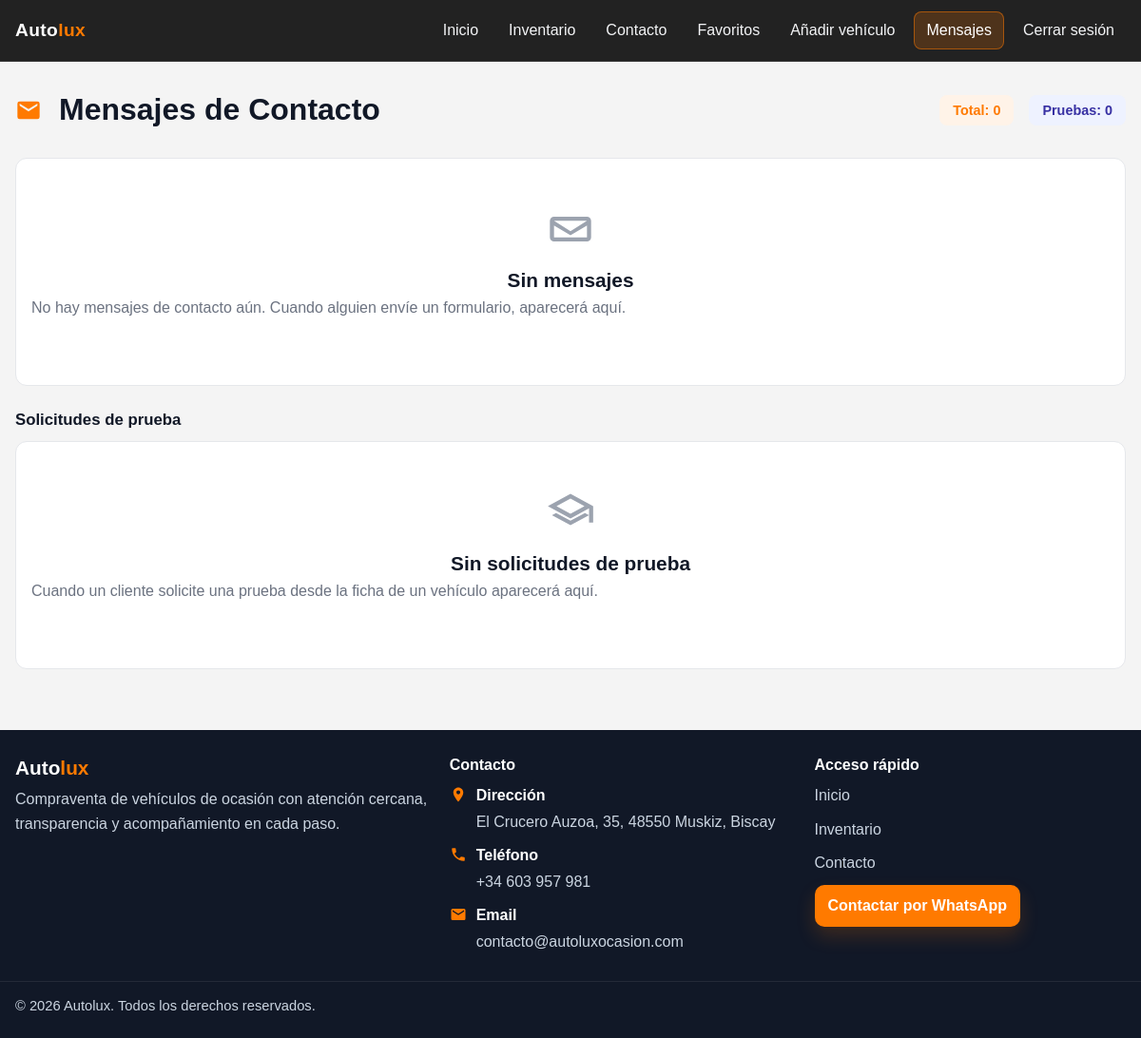
The app's page /mensajes-contacto/ (signed in), older data.
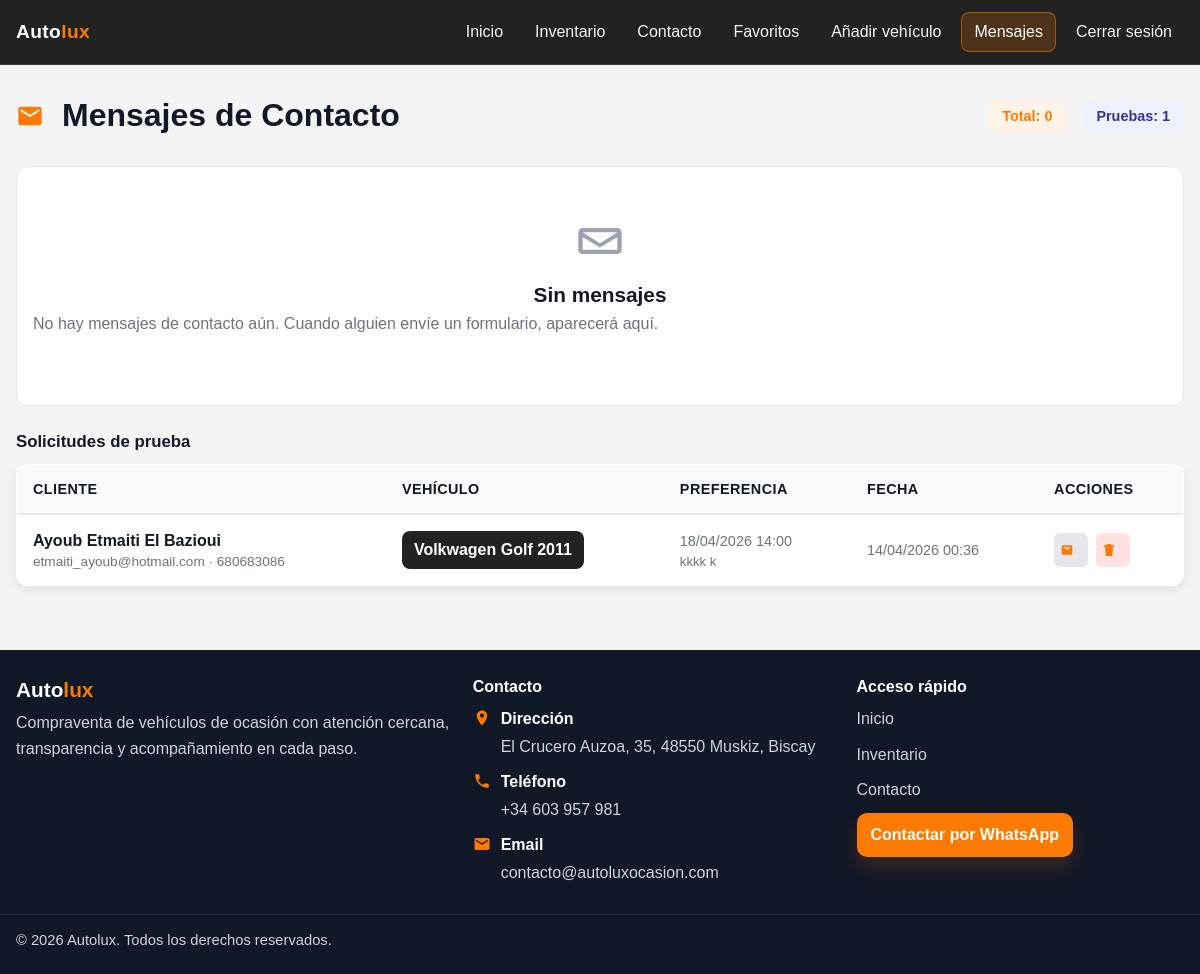
The same page, newer data.
### Web/models.py (models this page shows, shortened)
class TestDriveRequest(models.Model):
    stock = models.ForeignKey(Stock, on_delete=models.CASCADE, related_name='test_drive_requests')
    name = models.CharField(max_length=120)
    email = models.EmailField()
    phone = models.CharField(max_length=20, blank=True)
    preferred_date = models.CharField(max_length=40, blank=True)
    preferred_datetime = models.DateTimeField(blank=True, null=True)
    message = models.TextField(blank=True)
    created_at = models.DateTimeField(auto_now_add=True)
    is_read = models.BooleanField(default=False)
    class Meta:
        ordering = ['-created_at']

class Stock(models.Model):
    Titulo = models.CharField(max_length=100)
    Matricula = models.CharField(max_length=16, blank=True, null=True)
    VIN = models.CharField(
        max_length=17,
        blank=True,
        null=True,
        validators=[RegexValidator(regex=r'^[A-HJ-NPR-Z0-9]{17}$', message='VIN inválido (17 caracteres alfanuméricos, sin I, O, Q).')]
    )
    Descrepción = models.TextField(blank=True)
    Fecha_de_creación = models.DateTimeField(auto_now_add=True)
    Ultima_actualización = models.DateTimeField(auto_now=True)
    Año = models.PositiveSmallIntegerField(validators=[ MinValueValidator(1000), MaxValueValidator(9999) ])
    Kilometros = models.PositiveIntegerField(blank=True, null=True, validators=[MinValueValidator(0)])
    Versión = models.CharField(max_length=80, blank=True, null=True)
    Carrocería = models.CharField(max_length=50, blank=True, null=True)
    Puertas = models.PositiveSmallIntegerField(blank=True, null=True, validators=[MinValueValidator(1), MaxValueValidator(9)])
    Tracción = models.CharField(max_length=50, blank=True, null=True)
    Fecha_matriculación = models.CharField(max_length=30, blank=True, null=True)
    Marca = models.CharField(max_length=50)
    Modelo = models.CharField(max_length=50)
    Motor = models.DecimalField(max_digits=5, decimal_places=2)
    Transmisión = models.CharField(max_length=50)
    Combustible = models.CharField(max_length=50)
    color= models.CharField(max_length=30)
    Precio = models.DecimalField(max_digits=10, decimal_places=2)
    Vendido = models.BooleanField(default=False)
    Usario = models.ForeignKey('auth.User', on_delete=models.CASCADE)
    Foto = models.ImageField(upload_to='car_photos/', blank=True, null=True)

### Web/views.py (the view, shortened to what this page needs)
# urls.py: path('mensajes-contacto/',  views.contact_messages_admin, name='contact_messages_admin'),
@login_required
def contact_messages_admin(request):
    if not request.user.is_staff:
        messages.error(request, 'No tienes permisos para acceder a esta página.')
        return redirect('home')
    open_test_drive_id = (request.GET.get('open_test_drive') or '').strip()
    if request.method == 'POST' and 'mark_read_message' in request.POST:
        msg_id = request.POST.get('mark_read_message')
        updated = ContactMessage.objects.filter(id=msg_id, is_read=False).update(is_read=True)
        if request.headers.get('x-requested-with') == 'XMLHttpRequest':
            return JsonResponse({'ok': True, 'updated': bool(updated)})
        return redirect('contact_messages_admin')
    if request.method == 'POST' and 'mark_all_read' in request.POST:
        ContactMessage.objects.filter(is_read=False).update(is_read=True)
        messages.success(request, 'Todos los mensajes han sido marcados como leídos.')
        return redirect('contact_messages_admin')
    if request.method == 'POST' and 'mark_all_test_drive_read' in request.POST:
        TestDriveRequest.objects.filter(is_read=False).update(is_read=True)
        messages.success(request, 'Todas las solicitudes de prueba han sido marcadas como leídas.')
        return redirect('contact_messages_admin')
    if request.method == 'POST' and 'mark_read_test_drive' in request.POST:
        request_id = request.POST.get('mark_read_test_drive')
        updated = TestDriveRequest.objects.filter(id=request_id, is_read=False).update(is_read=True)
        if updated:
            messages.success(request, 'Solicitud marcada como leída.')
        return redirect('contact_messages_admin')
    if request.method == 'POST' and 'mark_unread_test_drive' in request.POST:
        request_id = request.POST.get('mark_unread_test_drive')
        updated = TestDriveRequest.objects.filter(id=request_id, is_read=True).update(is_read=False)
        if updated:
            messages.success(request, 'Solicitud marcada como no leída.')
        return redirect('contact_messages_admin')
    all_messages = ContactMessage.objects.all()
    unread_count = all_messages.filter(is_read=False).count()
    test_drive_requests = TestDriveRequest.objects.select_related('stock').all()
    unread_test_drive_count = test_drive_requests.filter(is_read=False).count()
    context = {
        'messages_list': all_messages,
        'unread_count': unread_count,
        'test_drive_requests': test_drive_requests,
        'unread_test_drive_count': unread_test_drive_count,
    }
    return render(request, 'contact_messages_admin.html', context)

### Web/templates/contact_messages_admin.html (shortened to what this page needs)
{% extends 'base.html' %}
{% block content %}
<div class="admin-panel">
    <div class="admin-header">
        <h1 class="title-with-icon">
            <span class="ui-icon" aria-hidden="true">
                <svg viewBox="0 0 24 24" focusable="false"><path d="M20 4H4a2 2 0 0 0-2 2v12a2 2 0 0 0 2 2h16a2 2 0 0 0 2-2V6a2 2 0 0 0-2-2zm0 4-8 5-8-5V6l8 5 8-5v2z"/></svg>
            </span>
            Mensajes de Contacto
        </h1>
        <div class="admin-stats">
            <span class="stat-badge">Total: {{ messages_list.count }}</span>
            <span class="stat-badge stat-badge-tests">Pruebas: {{ test_drive_requests.count }}</span>
        </div>
    </div>
    {% if messages_list %}
    <div class="admin-actions-wrap">
        <form method="post" class="form-inline">
            {% csrf_token %}
            {% if unread_count > 0 %}
            <button type="submit" name="mark_all_read" class="admin-btn primary" data-confirm="¿Marcar todos como leídos?">
                <span class="ui-icon" aria-hidden="true">
                    <svg viewBox="0 0 24 24" focusable="false"><path d="M9 16.17 4.83 12 3.41 13.41 9 19l12-12-1.41-1.41z"/></svg>
                </span>
                   Marcar todos como leídos
            </button>
            {% endif %}
        </form>
    </div>
    <table class="messages-table">
        <thead>
            <tr>
                <th>De</th>
                <th>Asunto</th>
                <th>Fecha</th>
                <th>Acciones</th>
            </tr>
        </thead>
        <tbody>
            {% for msg in messages_list %}
            <tr id="message-row-{{ msg.id }}" class="message-row {% if not msg.is_read %}unread{% endif %}">
                <td>
                    <div class="message-from">
                        <span class="message-name">{{ msg.name }}</span>
                        <span class="message-email">{{ msg.email }}</span>
                    </div>
                </td>
                <td>
                    <span class="subject-cell">
                        {{ msg.subject }}
                        {% if not msg.is_read %}<span id="message-unread-badge-{{ msg.id }}" class="unread-badge">NUEVA</span>{% endif %}
                    </span>
                </td>
                <td>
                    <span class="message-date">{{ msg.created_at|date:"d/m/Y H:i" }}</span>
                </td>
                <td>
                    <div class="message-actions">
                        {% if not msg.is_read %}
                        <form method="post" class="form-inline">
                            {% csrf_token %}
                            <input type="hidden" name="mark_read_message" value="{{ msg.id }}">
                            <button type="submit" class="action-btn mark-read icon-only" title="Marcar como leída" aria-label="Marcar como leída">
                                <span class="ui-icon" aria-hidden="true">
                                    <svg viewBox="0 0 24 24" focusable="false">
                                        <path d="M12 4 2.5 9l9.5 5 9.5-5L12 4zm0 12L4 11.8V19h16v-7.2L12 16z"/>
                                    </svg>
                                </span>
                            </button>
                        </form>
                        {% endif %}
                        <button type="button" class="action-btn view" data-open-message data-message-id="{{ msg.id }}" data-name="{{ msg.name }}" data-email="{{ msg.email }}" data-phone="{{ msg.phone }}" data-subject="{{ msg.subject }}" data-message="{{ msg.message }}" data-is-unread="{{ msg.is_read|yesno:'false,true' }}">
                            <span class="ui-icon" aria-hidden="true">
                                <svg viewBox="0 0 24 24" focusable="false"><path d="M12 6c-5 0-9.27 3.11-11 7.5C2.73 17.89 7 21 12 21s9.27-3.11 11-7.5C21.27 9.11 17 6 12 6zm0 12a4.5 4.5 0 1 1 0-9 4.5 4.5 0 0 1 0 9zm0-7a2.5 2.5 0 1 0 0 5 2.5 2.5 0 0 0 0-5z"/></svg>
                            </span>
                               Ver
                        </button>
                        <form method="post" class="form-inline">
                            {% csrf_token %}
                            <input type="hidden" name="delete_message" value="{{ msg.id }}">
                            <button type="submit" class="action-btn delete icon-only" data-confirm="¿Estás seguro de eliminar este mensaje?" title="Eliminar mensaje" aria-label="Eliminar mensaje">
                                <span class="ui-icon" aria-hidden="true">
                                    <svg viewBox="0 0 24 24" focusable="false"><path d="M6 7h12l-1 14H7L6 7zm3-4h6l1 2h4v2H4V5h4l1-2z"/></svg>
                                </span>
                               </button>
                        </form>
                    </div>
                </td>
            </tr>
            {% endfor %}
        </tbody>
    </table>
    {% else %}
    <div class="empty-state">
        <div class="empty-state-icon" aria-hidden="true">
            <svg viewBox="0 0 24 24" focusable="false"><path d="M20 6H4a2 2 0 0 0-2 2v8a2 2 0 0 0 2 2h16a2 2 0 0 0 2-2V8a2 2 0 0 0-2-2zm0 2v.01L12 13 4 8.01V8h16zM4 16V10.3l8 4.7 8-4.7V16H4z"/></svg>
        </div>
        <h2 class="empty-state-title">Sin mensajes</h2>
        <p class="empty-state-text">No hay mensajes de contacto aún. Cuando alguien envíe un formulario, aparecerá aquí.</p>
    </div>
    {% endif %}
    <h2 class="admin-section-title">Solicitudes de prueba</h2>
    {% if test_drive_requests %}
    <table class="messages-table">
        <thead>
            <tr>
                <th>Cliente</th>
                <th>Vehículo</th>
                <th>Preferencia</th>
                <th>Fecha</th>
                <th>Acciones</th>
            </tr>
        </thead>
        <tbody>
            {% for req in test_drive_requests %}
            <tr>
                <td>
                    <div class="message-from">
                        <span class="message-name">{{ req.name }}</span>
                        <span class="message-email">{{ req.email }}{% if req.phone %} · {{ req.phone }}{% endif %}</span>
                    </div>
                </td>
                <td>
                    <span class="subject-cell">
                        <a href="{% url 'contact_messages_admin' %}?open_test_drive={{ req.id }}" class="vehicle-link">
                            {{ req.stock.Titulo }}
                        </a>
                    </span>
                </td>
                <td>
                    <span class="message-date">
                        {% if req.preferred_datetime %}
                        {{ req.preferred_datetime|date:"d/m/Y H:i" }}
                        {% else %}
                        {{ req.preferred_date|default:'Sin preferencia' }}
                        {% endif %}
                    </span>
                    {% if req.message %}
                    <div class="request-message-preview">{{ req.message }}</div>
                    {% endif %}
                </td>
                <td>
                    <span class="message-date">{{ req.created_at|date:"d/m/Y H:i" }}</span>
                </td>
                <td>
                    <div class="message-actions">
                        {% if not req.is_read %}
                        <form method="post" class="form-inline">
                            {% csrf_token %}
                            <input type="hidden" name="mark_read_test_drive" value="{{ req.id }}">
                            <button type="submit" class="action-btn mark-read icon-only" title="Marcar solicitud como leída" aria-label="Marcar solicitud como leída">
                                <span class="ui-icon" aria-hidden="true">
                                    <svg viewBox="0 0 24 24" focusable="false">
                                        <path d="M12 4 2.5 9l9.5 5 9.5-5L12 4zm0 12L4 11.8V19h16v-7.2L12 16z"/>
                                    </svg>
                                </span>
                            </button>
                        </form>
                        {% else %}
                        <form method="post" class="form-inline">
                            <button type="submit" class="action-btn mark-unread icon-only" title="Marcar solicitud como no leída" aria-label="Marcar solicitud como no leída">
                                <span class="ui-icon" aria-hidden="true">
                                    <svg viewBox="0 0 24 24" focusable="false">
                                        <path d="M4 7a2 2 0 0 1 2-2h12a2 2 0 0 1 2 2v10a2 2 0 0 1-2 2H6a2 2 0 0 1-2-2V7zm2 .8v.2l6 4 6-4v-.2H6z"/>
                                    </svg>
                                </span>
                            </button>
                        </form>
                        {% endif %}
                        <form method="post" class="form-inline">
                            <button type="submit" class="action-btn delete icon-only" data-confirm="¿Eliminar esta solicitud de prueba?" title="Eliminar solicitud" aria-label="Eliminar solicitud">
                                <span class="ui-icon" aria-hidden="true">
                                    <svg viewBox="0 0 24 24" focusable="false"><path d="M6 7h12l-1 14H7L6 7zm3-4h6l1 2h4v2H4V5h4l1-2z"/></svg>
                                </span>
                               </button>
                        </form>
                    </div>
                </td>
            </tr>
            {% endfor %}
        </tbody>
    </table>
    {% else %}
    <div class="empty-state">
        <div class="empty-state-icon" aria-hidden="true">
            <svg viewBox="0 0 24 24" focusable="false"><path d="M12 3 1 9l11 6 9-4.91V17h2V9L12 3zm0 9.74L5.21 9 12 5.26 18.79 9 12 12.74zM5 12.3l-2 1.09L12 18.26l9-4.87-2-1.09L12 16l-7-3.7z"/></svg>
        </div>
        <h2 class="empty-state-title">Sin solicitudes de prueba</h2>
        <p class="empty-state-text">Cuando un cliente solicite una prueba desde la ficha de un vehículo aparecerá aquí.</p>
    </div>
    {% endif %}
</div>
{% endblock %}

Row changes from the older to the newer data that the page shows:
added TestDriveRequest: name "Ayoub Etmaiti El Bazioui", email "etmaiti_ayoub@hotmail.com", phone "680683086", stock.Titulo "Volkwagen Golf 2011", preferred_datetime "18/04/2026 14:00", message "kkkk k", created_at "14/04/2026 00:36"
Text that changed along with them:
{{ test_drive_requests.count }}: "0" → "1"
text no longer shown: "Sin solicitudes de prueba Cuando un cliente solicite una prueba desde la ficha de un vehículo aparecerá aquí."
text now shown: "CLIENTE VEHÍCULO PREFERENCIA FECHA ACCIONES"
